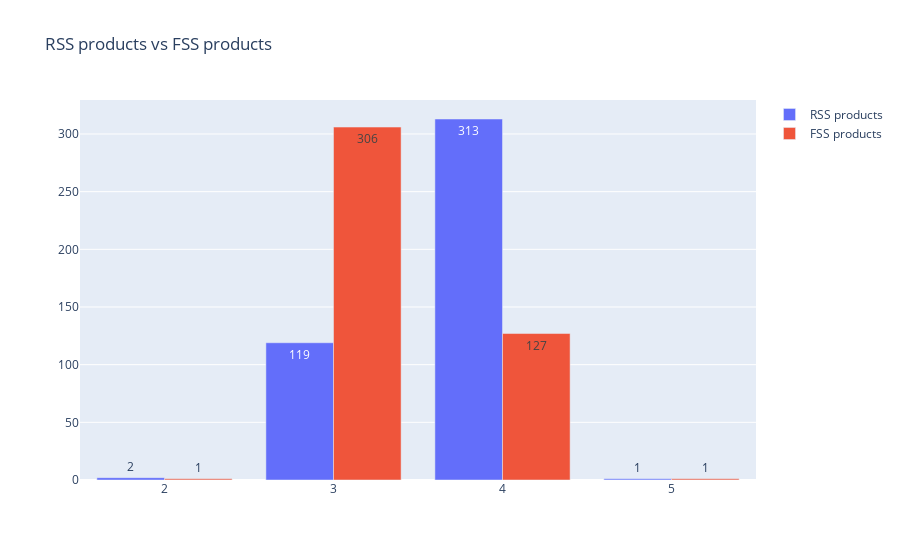

Source (notebook cell):
### Code cell
fss_products = scores_df['FSS'].round().value_counts()

fig = go.Figure()
fig.add_trace(go.Bar(x=rss_products.index, y=rss_products.values,
                #base=[-500,-600,-700],
                #marker_color='green',
                text=rss_products.values,
                name='RSS products',
                #texttemplate='%{text:.2f}',
                textposition='auto',
                ))

fig.add_trace(go.Bar(x=fss_products.index, y=fss_products.values,
                #base=[-500,-600,-700],
                #marker_color='green',
                text=fss_products.values,
                name='FSS products',
                #texttemplate='%{text:.2f}',
                textposition='auto',
                ))

fig.update_layout(
    title = 'RSS products vs FSS products'
)
fig.show()

### Figure 1 — Plotly figure (JSON) as saved in the notebook; plotly's stock layout.template omitted (floating-point values rounded to 4 significant figures)
{"data": [{"name": "RSS products", "text": [313, 119, 2, 1], "textposition": "auto", "type": "bar", "x": [4, 3, 2, 5], "y": [313, 119, 2, 1]}, {"name": "FSS products", "text": [306, 127, 1, 1], "textposition": "auto", "type": "bar", "x": [3, 4, 2, 5], "y": [306, 127, 1, 1]}], "layout": {"autosize": true, "title": {"text": "RSS products vs FSS products"}, "xaxis": {"autorange": true, "range": [1.5, 5.5], "type": "linear"}, "yaxis": {"autorange": true, "range": [0, 329.5], "type": "linear"}}}
